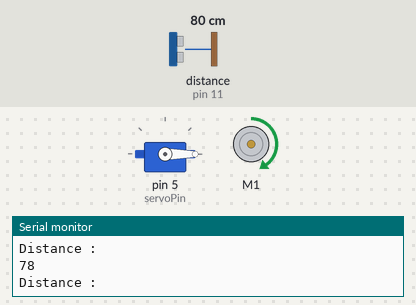
Bench run of a sketch on a simulated Arduino Uno, built with avr-gcc and run on an emulated ATmega328P. Parts: servo, DC motor (green arrow = forward, orange = backward, longer = faster), the last lines printed to the serial monitor. Wiring (inferred from the names in the program): ultrasonic range finder: trigger pin 12; echo pin 11. Inputs (shaded band) come from the test bench; at power-on: distance to the obstacle (sensor on pin 11) 80 cm. The echo pulse lasts 58.3 µs per cm.

Above: at 1.2 s.
1.3 s: distance to the obstacle (sensor on pin 11) set to 12 cm
2.8 s: distance to the obstacle (sensor on pin 11) set to 9 cm
At 3.9 s:
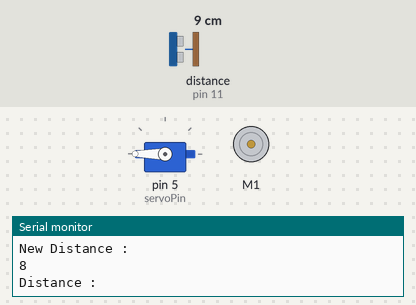
5.8 s: distance to the obstacle (sensor on pin 11) set to 18 cm
At 6.9 s:
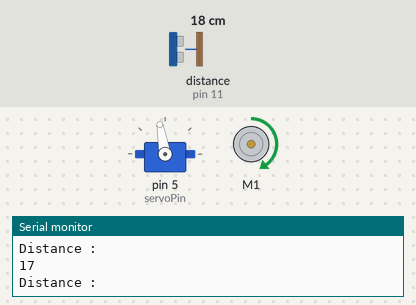
Timing chart, 0 to 8.8 s (numbered marks = the images above; inputs shaded):
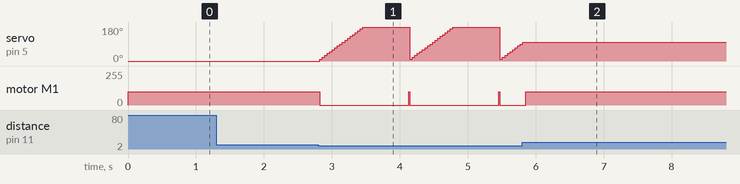

The sketch:

ObstacleAvoid.ino
```cpp
/*1) Go forward
2) Read sensor's informations
3) If sensor detect an obstacle
3-1) Move to the right with an angle of 10° and detect if there's any obstacle
3-1-1) If there's an obstacle: Repeat the step 3-1
3-1-2) If it's clear: Go forward*/

#include <Servo.h>
#include <AFMotor.h>

int pinSensor = 11; // 5? 7?
int vSon = 59; //time value in µs of a round trip of sound on 1cm
int trigPin = 12;
int echoPin = 11;
int servoPin = 5;
int moteurPin = 7;


AF_DCMotor motor(1); // DC motor on M1

Servo myServo;
    //delay(1000);
void setup() {
  Serial.begin(9600); // set up Serial library at 9600 bps
  pinMode(servoPin,OUTPUT);// pin mode servo OUTPUT
  //pinMode(moteurPin,OUTPUT);// pin mode Moteur OUTPUT
  digitalWrite(servoPin,LOW); // initialisation
  pinMode(trigPin, OUTPUT); // pin mode trig OUTPUT
  digitalWrite(trigPin, LOW); // initialisation
  pinMode(echoPin, INPUT);
  myServo.attach(servoPin);
  myServo.write(0);
  motor.setSpeed(100);//Go forward
  motor.run(RELEASE);
}

void loop() {
  motor.run(FORWARD);
  int distance=mesureDistance(); //Get distance from the function
  if (distance<10)
  {
    motor.run(RELEASE); // STOP
    for (int i=10; i<360; i+=10) // Loop to change the angle
    {
      myServo.write(i); //angle=i;+10+10...
      int newDist=mesureDistance(); // to get the new obstacle distance
      Serial.println("New Distance : ");
      Serial.println(newDist);
      if (newDist>10) {break;}; // if the distance >10cm break the loop and go forward
    }
  }
  else
  {
    motor.run(FORWARD); //Go forward until sensor catch something
  }
}
//function to get distance from the sensor
int mesureDistance() {
  unsigned long measure = 0; // measure variable
  unsigned long distance = 0; // distance in cm
  digitalWrite(trigPin, HIGH);
  delayMicroseconds(10);
  digitalWrite(trigPin, LOW);
  measure = pulseIn(echoPin, HIGH);
  distance = measure / vSon;
  Serial.println("Distance : ");
  Serial.println(distance);
  return distance;
}
```

Measured:
- the behaviour switches between 11 and 10 cm on distance to the obstacle (sensor on pin 11) (found by bisection; images 0 and 1)
- after the input at 5.8 s, servo on pin 5 (servoPin): goes on until 5.8 s, then stays 100°
